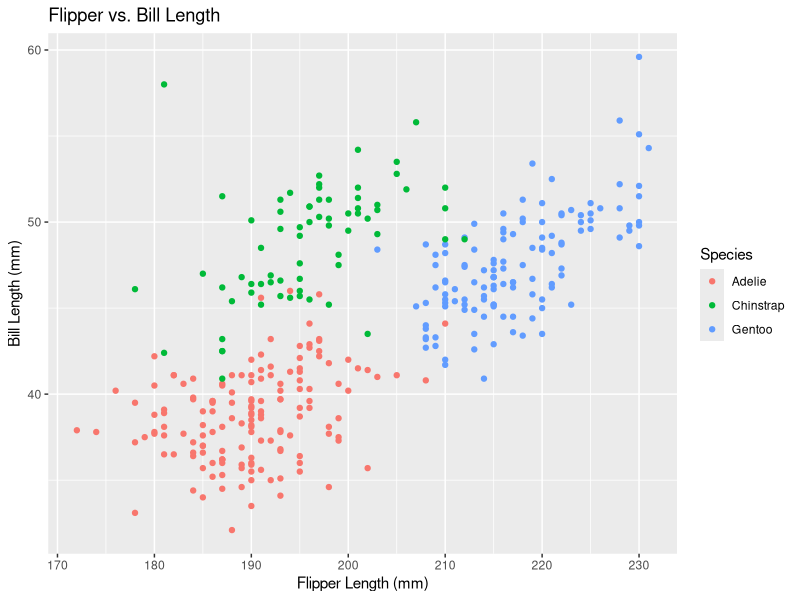
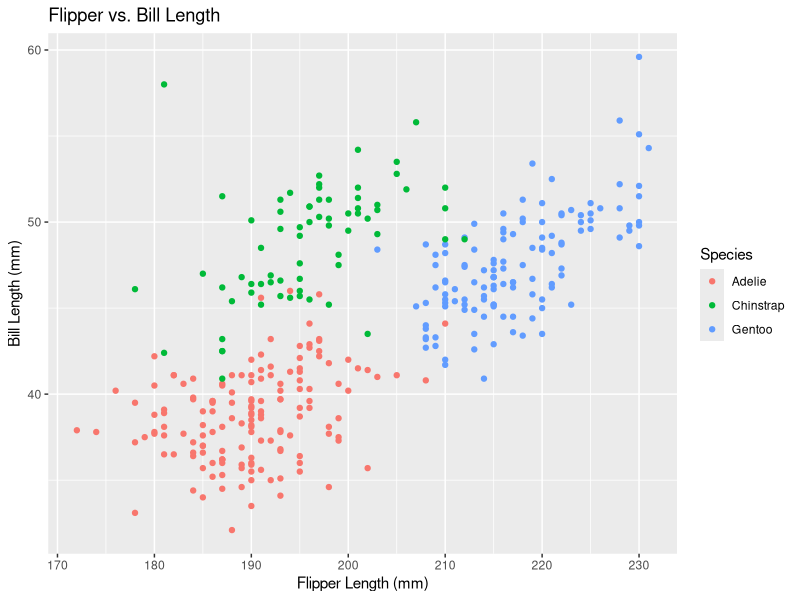

Source code (R) for these figures, in order:
## ---- chunk 1

data("penguins", package = "palmerpenguins")

## ---- chunk 2
#load packages
library(ggplot2)
library(tidyverse)

# create data frame
plot_df = tibble(
  x = penguins$flipper_length_mm,
  y = penguins$bill_length_mm
)

# create plot
ggplot(plot_df) + 
  geom_point(mapping = aes(x = x, y = y, color = penguins$species)) +
  labs(title = "Flipper vs. Bill Length",
       x = "Flipper Length (mm)",
       y = "Bill Length (mm)",
       color = "Species")

# save plot
ggsave(filename = "Flipper_vs_Bill_Length.png")
